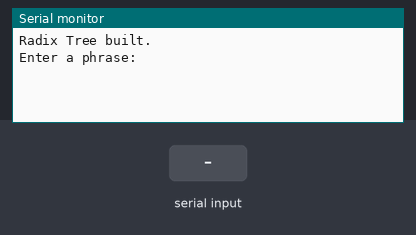
The sketch below on a simulated Arduino Uno, built with avr-gcc and run on an emulated ATmega328P. On the bench: the last lines printed to the serial monitor. The inputs (shaded band) are chosen by the test bench.

Above: at 1.2 s.
1.3 s: "1\n" received over Serial
At 2.2 s:
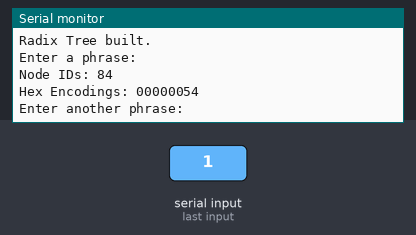
2.8 s: "0\n" received over Serial
At 3.4 s:
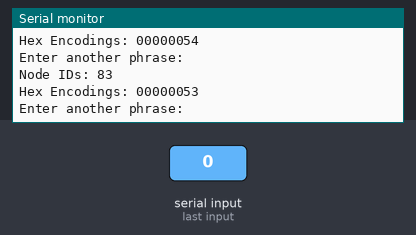
4.3 s: "2\n" received over Serial
At 5.7 s:
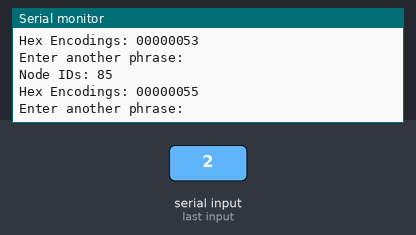

Measured:
- after the input at 1.3 s, the serial monitor: prints a new line at once (image 1)
- after the input at 2.8 s, the serial monitor: prints a new line at once (image 2)
- after the input at 4.3 s, the serial monitor: prints a new line at once (image 3)

The sketch:

bpe_binary_radix_tree_serialized.ino
```cpp
#include <Arduino.h>
#include <stdint.h>
#include <stddef.h>
#include "bpe-vocab_radix-tree.h"

#define MAX_CHILDREN 46
#define SPACE_ID 22
#define BUFFER_SIZE 512

// Define the RadixNode structure
typedef struct RadixNode {
    int32_t tokenID;
    const char *prefix;
    struct RadixNode *children[MAX_CHILDREN];
} RadixNode;

// Declare the root node globally
RadixNode *root = nullptr;

// Function to build the Radix Tree from the hex data
RadixNode* buildRadixTree(const uint8_t *data, size_t &offset, size_t dataSize) {
    if (offset + 8 > dataSize) return nullptr;

    RadixNode *node = (RadixNode*)malloc(sizeof(RadixNode));
    if (!node) return nullptr;

    memcpy(&node->tokenID, &data[offset], sizeof(int32_t));
    int32_t numChildren;
    memcpy(&numChildren, &data[offset + 4], sizeof(int32_t));
    offset += 8;

    memset(node->children, 0, sizeof(node->children));

    for (int i = 0; i < numChildren; i++) {
        int32_t prefixLen;
        memcpy(&prefixLen, &data[offset], sizeof(int32_t));
        offset += 4;

        char *prefix = (char*)malloc(prefixLen + 1);
        if (!prefix) return nullptr;

        memcpy(prefix, &data[offset], prefixLen);
        prefix[prefixLen] = '\0';
        offset += prefixLen;

        node->children[i] = buildRadixTree(data, offset, dataSize);
        node->children[i]->prefix = prefix;
    }

    return node;
}

// Traverse the Radix Tree
int32_t traverseRadixTree(const char *phrase, RadixNode *node) {
    while (*phrase) {
        bool found = false;
        for (int i = 0; i < MAX_CHILDREN && node->children[i]; i++) {
            size_t len = strlen(node->children[i]->prefix);
            if (strncmp(phrase, node->children[i]->prefix, len) == 0) {
                phrase += len;
                node = node->children[i];
                found = true;
                break;
            }
        }
        if (!found) return -1;
    }
    return node->tokenID;
}

// Clean input: convert to lowercase and remove non-ASCII characters
void cleanInput(char *phrase) {
    char *dst = phrase;
    while (*phrase) {
        if (*phrase >= 0 && *phrase <= 127) *dst++ = tolower(*phrase);
        phrase++;
    }
    *dst = '\0';
}

// Append an integer as a string to a character array
void appendIntToCharArray(char* buffer, int32_t value) {
    char temp[12];  // Large enough to hold any 32-bit integer
    itoa(value, temp, 10);
    strcat(buffer, temp);
    strcat(buffer, " ");
}

// Append a hexadecimal value as a string to a character array
void appendHexToCharArray(char* buffer, int32_t value) {
    char temp[9];  // Enough for a 32-bit hex value
    sprintf(temp, "%08x", value);
    strcat(buffer, temp);
    strcat(buffer, " ");
}

// Process each word and split into tokens
void processWord(const char *word, char* resultIDs, char* resultHex) {
    char token[BUFFER_SIZE] = "";
    while (*word) {
        if (isalnum(*word)) {
            strncat(token, word, 1);
        } else {
            if (strlen(token) > 0) {
                int32_t nodeID = traverseRadixTree(token, root);
                if (nodeID != -1) {
                    appendIntToCharArray(resultIDs, nodeID);
                    appendHexToCharArray(resultHex, nodeID);
                }
                token[0] = '\0';  // Reset token
            }
            char symbolToken[2] = {*word, '\0'};
            int32_t nodeID = traverseRadixTree(symbolToken, root);
            if (nodeID != -1) {
                appendIntToCharArray(resultIDs, nodeID);
                appendHexToCharArray(resultHex, nodeID);
            }
        }
        word++;
    }
    if (strlen(token) > 0) {
        int32_t nodeID = traverseRadixTree(token, root);
        if (nodeID != -1) {
            appendIntToCharArray(resultIDs, nodeID);
            appendHexToCharArray(resultHex, nodeID);
        }
    }
}

void setup() {
    Serial.begin(9600);
    while (!Serial) {}

    size_t offset = 0;
    root = buildRadixTree(radix_tree_hex, offset, radix_tree_hex_size);
    Serial.println(root ? "Radix Tree built." : "Failed to build Radix Tree.");
    Serial.println("Enter a phrase:");
}

void loop() {
    if (Serial.available() > 0) {
        char inputPhrase[BUFFER_SIZE];
        size_t len = Serial.readBytesUntil('\n', inputPhrase, sizeof(inputPhrase) - 1);
        inputPhrase[len] = '\0';

        cleanInput(inputPhrase);

        char resultIDs[BUFFER_SIZE] = "";
        char resultHex[BUFFER_SIZE] = "";
        char *word = strtok(inputPhrase, " ");
        while (word) {
            processWord(word, resultIDs, resultHex);
            word = strtok(NULL, " ");
            if (word) {
                appendIntToCharArray(resultIDs, SPACE_ID);
                appendHexToCharArray(resultHex, SPACE_ID);
            }
        }

        Serial.print("Node IDs: "); Serial.println(resultIDs);
        Serial.print("Hex Encodings: "); Serial.println(resultHex);
        Serial.println("Enter another phrase:");
    }
}
```

Source omitted: ab_radix-tree.h (data table, 8994 bytes)
